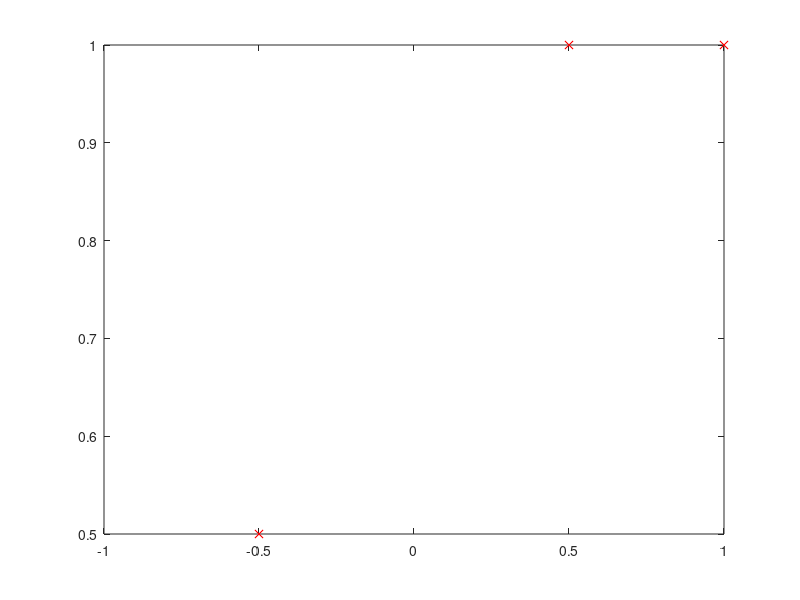

Write the MATLAB code that produced this figure. (Note: this script raises an error after producing the figure.)
close all; clear all

%xinit = [ [(0:0.5:3) (0:0.5:3) -(0:0.5:3) -(0:0.5:3)]'  [(0:0.5:3) -(0:0.5:3) (0:0.5:3) -(0:0.5:3)]' ];
xinit = [ [1 1];[0.5 1]; [-0.5 0.5]];% 14 initial points
figure(1)

  plot( xinit(:,1), xinit(:,2), 'rx' ); 
  hold on
        
for i = 1:3
  %[ t, x ] = ode45( @func1_z, [ 0 50 ], xinit(i,:));
  [ t, x ] = ode45( @func1_control, [ 0 50 ], xinit(i,:));
  figure(1)
  plot( x(:,1), x(:,2), '-' );
  drawnow
  
  figure(2)
  plot(t,x(:,1),'r-o',t,x(:,2),'b-*')
end